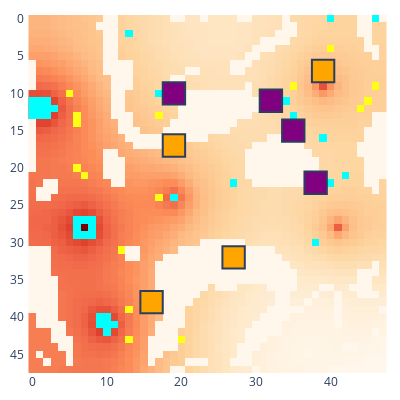

The notebook cell this image was saved under:
### Code cell
update_logging_level(logging.WARNING)
seed = 42
# seed = 178220973

# Run initial setup (placing factories)
myenv = MyEnv(seed, Agent, BasicAgent)
myenv.run_early_setup()
myenv.show()

### Figure 1 — Plotly figure (JSON) as saved in the notebook; plotly's stock layout.template omitted (floating-point values rounded to 4 significant figures; data arrays with more than 128 entries replaced by an {"elided": "..."} marker saying what was removed)
{"data": [{"colorscale": [[0, "rgb(255,247,236)"], [0.125, "rgb(254,232,200)"], [0.25, "rgb(253,212,158)"], [0.375, "rgb(253,187,132)"], [0.5, "rgb(252,141,89)"], [0.625, "rgb(239,101,72)"], [0.75, "rgb(215,48,31)"], [0.875, "rgb(179,0,0)"], [1, "rgb(127,0,0)"]], "name": "Rubble", "showscale": false, "type": "heatmap", "uid": "0_Rubble", "z": {"elided": "48x48 int values"}}, {"colorscale": [[0, "#00ffff"], [1, "#00ffff"]], "hoverinfo": "skip", "name": "Ice", "showscale": false, "type": "heatmap", "uid": "0_Ice", "z": {"elided": "48x48 int values"}}, {"colorscale": [[0, "#ffff14"], [1, "#ffff14"]], "hoverinfo": "skip", "name": "Ore", "showscale": false, "type": "heatmap", "uid": "0_Ore", "z": {"elided": "48x48 int values"}}, {"colorscale": [[0, "#15b01a"], [1, "#15b01a"]], "hoverinfo": "skip", "name": "Lichen", "showscale": false, "type": "heatmap", "uid": "0_Lichen", "z": {"elided": "48x48 null values"}}, {"customdata": [["factory_0", "player_0", 1000, 0, 0, 150, 150]], "hovertemplate": "%{customdata[0]} %{customdata[1]}<br>Power: %{customdata[2]}<br>Ice: %{customdata[3]}<br>Ore: %{customdata[4]}<br>Water: %{customdata[5]}<br>Metal: %{customdata[6]}<br><extra></extra>", "name": "factory_0", "showscale": false, "type": "heatmap", "uid": "0_factory_0", "x": [32], "y": [11], "z": [0]}, {"customdata": [["factory_2", "player_0", 1000, 0, 0, 150, 150]], "hovertemplate": "%{customdata[0]} %{customdata[1]}<br>Power: %{customdata[2]}<br>Ice: %{customdata[3]}<br>Ore: %{customdata[4]}<br>Water: %{customdata[5]}<br>Metal: %{customdata[6]}<br><extra></extra>", "name": "factory_2", "showscale": false, "type": "heatmap", "uid": "0_factory_2", "x": [19], "y": [10], "z": [2]}, {"customdata": [["factory_4", "player_0", 1000, 0, 0, 150, 150]], "hovertemplate": "%{customdata[0]} %{customdata[1]}<br>Power: %{customdata[2]}<br>Ice: %{customdata[3]}<br>Ore: %{customdata[4]}<br>Water: %{customdata[5]}<br>Metal: %{customdata[6]}<br><extra></extra>", "name": "factory_4", "showscale": false, "type": "heatmap", "uid": "0_factory_4", "x": [38], "y": [22], "z": [4]}, {"customdata": [["factory_6", "player_0", 1000, 0, 0, 150, 150]], "hovertemplate": "%{customdata[0]} %{customdata[1]}<br>Power: %{customdata[2]}<br>Ice: %{customdata[3]}<br>Ore: %{customdata[4]}<br>Water: %{customdata[5]}<br>Metal: %{customdata[6]}<br><extra></extra>", "name": "factory_6", "showscale": false, "type": "heatmap", "uid": "0_factory_6", "x": [35], "y": [15], "z": [6]}, {"customdata": [["factory_1", "player_1", 1000, 0, 0, 150, 150]], "hovertemplate": "%{customdata[0]} %{customdata[1]}<br>Power: %{customdata[2]}<br>Ice: %{customdata[3]}<br>Ore: %{customdata[4]}<br>Water: %{customdata[5]}<br>Metal: %{customdata[6]}<br><extra></extra>", "name": "factory_1", "showscale": false, "type": "heatmap", "uid": "0_factory_1", "x": [19], "y": [17], "z": [1]}, {"customdata": [["factory_3", "player_1", 1000, 0, 0, 150, 150]], "hovertemplate": "%{customdata[0]} %{customdata[1]}<br>Power: %{customdata[2]}<br>Ice: %{customdata[3]}<br>Ore: %{customdata[4]}<br>Water: %{customdata[5]}<br>Metal: %{customdata[6]}<br><extra></extra>", "name": "factory_3", "showscale": false, "type": "heatmap", "uid": "0_factory_3", "x": [16], "y": [38], "z": [3]}, {"customdata": [["factory_5", "player_1", 1000, 0, 0, 150, 150]], "hovertemplate": "%{customdata[0]} %{customdata[1]}<br>Power: %{customdata[2]}<br>Ice: %{customdata[3]}<br>Ore: %{customdata[4]}<br>Water: %{customdata[5]}<br>Metal: %{customdata[6]}<br><extra></extra>", "name": "factory_5", "showscale": false, "type": "heatmap", "uid": "0_factory_5", "x": [39], "y": [7], "z": [5]}, {"customdata": [["factory_7", "player_1", 1000, 0, 0, 150, 150]], "hovertemplate": "%{customdata[0]} %{customdata[1]}<br>Power: %{customdata[2]}<br>Ice: %{customdata[3]}<br>Ore: %{customdata[4]}<br>Water: %{customdata[5]}<br>Metal: %{customdata[6]}<br><extra></extra>", "name": "factory_7", "showscale": false, "type": "heatmap", "uid": "0_factory_7", "x": [27], "y": [32], "z": [7]}], "layout": {"coloraxis": {"showscale": false}, "height": 400, "margin": {"b": 10, "l": 10, "r": 10, "t": 10}, "plot_bgcolor": "rgba(0, 0, 0, 0)", "shapes": [{"fillcolor": "purple", "name": "factory_0", "type": "rect", "x0": 30.5, "x1": 33.5, "y0": 9.5, "y1": 12.5}, {"fillcolor": "purple", "name": "factory_2", "type": "rect", "x0": 17.5, "x1": 20.5, "y0": 8.5, "y1": 11.5}, {"fillcolor": "purple", "name": "factory_4", "type": "rect", "x0": 36.5, "x1": 39.5, "y0": 20.5, "y1": 23.5}, {"fillcolor": "purple", "name": "factory_6", "type": "rect", "x0": 33.5, "x1": 36.5, "y0": 13.5, "y1": 16.5}, {"fillcolor": "orange", "name": "factory_1", "type": "rect", "x0": 17.5, "x1": 20.5, "y0": 15.5, "y1": 18.5}, {"fillcolor": "orange", "name": "factory_3", "type": "rect", "x0": 14.5, "x1": 17.5, "y0": 36.5, "y1": 39.5}, {"fillcolor": "orange", "name": "factory_5", "type": "rect", "x0": 37.5, "x1": 40.5, "y0": 5.5, "y1": 8.5}, {"fillcolor": "orange", "name": "factory_7", "type": "rect", "x0": 25.5, "x1": 28.5, "y0": 30.5, "y1": 33.5}], "width": 400, "xaxis": {"autorange": true, "domain": [0, 1], "range": [-0.7667, 47.77], "type": "linear"}, "yaxis": {"autorange": true, "domain": [0, 1], "range": [47.5, -0.5], "scaleanchor": "x", "type": "linear"}}}
